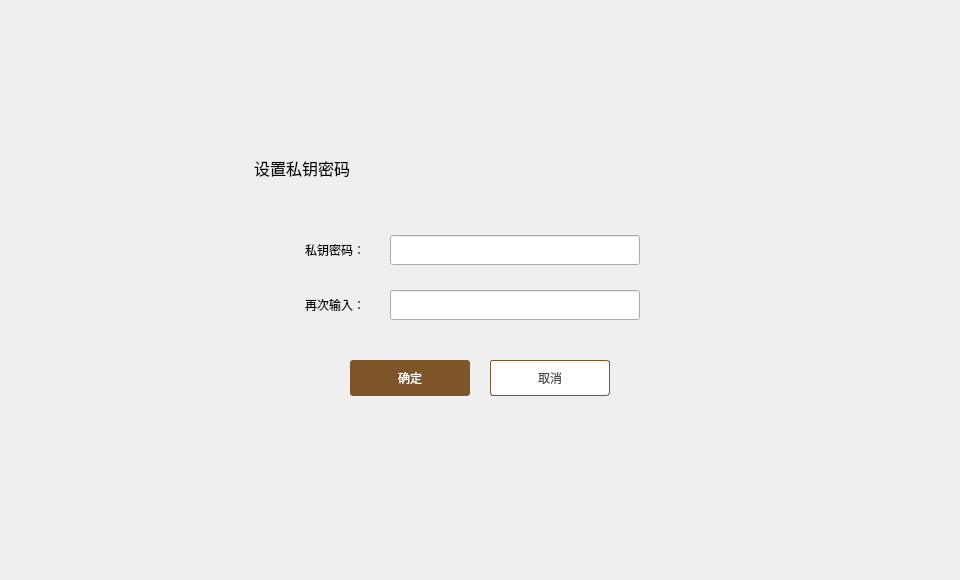
<?xml version="1.0" encoding="UTF-8"?>
<ui version="4.0">
 <class>ExportSetPwdDialog</class>
 <widget class="QDialog" name="ExportSetPwdDialog">
  <property name="geometry">
   <rect>
    <x>0</x>
    <y>0</y>
    <width>960</width>
    <height>580</height>
   </rect>
  </property>
  <property name="windowTitle">
   <string>Dialog</string>
  </property>
  <widget class="QWidget" name="widget" native="true">
   <property name="geometry">
    <rect>
     <x>0</x>
     <y>0</y>
     <width>960</width>
     <height>580</height>
    </rect>
   </property>
   <widget class="QWidget" name="containerWidget" native="true">
    <property name="geometry">
     <rect>
      <x>230</x>
      <y>140</y>
      <width>500</width>
      <height>300</height>
     </rect>
    </property>
    <property name="font">
     <font>
      <family>微软雅黑</family>
     </font>
    </property>
    <widget class="QLabel" name="contactLabel2">
     <property name="geometry">
      <rect>
       <x>24</x>
       <y>17</y>
       <width>171</width>
       <height>21</height>
      </rect>
     </property>
     <property name="font">
      <font>
       <family>微软雅黑</family>
       <pointsize>12</pointsize>
      </font>
     </property>
     <property name="styleSheet">
      <string notr="true"/>
     </property>
     <property name="text">
      <string>设置私钥密码</string>
     </property>
    </widget>
    <widget class="QToolButton" name="cancelBtn">
     <property name="geometry">
      <rect>
       <x>260</x>
       <y>220</y>
       <width>120</width>
       <height>36</height>
      </rect>
     </property>
     <property name="font">
      <font>
       <family>微软雅黑</family>
      </font>
     </property>
     <property name="cursor">
      <cursorShape>PointingHandCursor</cursorShape>
     </property>
     <property name="focusPolicy">
      <enum>Qt::NoFocus</enum>
     </property>
     <property name="styleSheet">
      <string notr="true">QToolButton{background-color:#ffffff;color:#484848;border:1px solid rgb(125,85,40);border-radius:3px;}
QToolButton:hover{color:rgb(125,85,40);}</string>
     </property>
     <property name="text">
      <string>取消</string>
     </property>
    </widget>
    <widget class="QToolButton" name="okBtn">
     <property name="geometry">
      <rect>
       <x>120</x>
       <y>220</y>
       <width>120</width>
       <height>36</height>
      </rect>
     </property>
     <property name="font">
      <font>
       <family>微软雅黑</family>
      </font>
     </property>
     <property name="cursor">
      <cursorShape>PointingHandCursor</cursorShape>
     </property>
     <property name="focusPolicy">
      <enum>Qt::NoFocus</enum>
     </property>
     <property name="styleSheet">
      <string notr="true">QToolButton{background-color:rgb(125,85,40);color:#ffffff;border:none;border-radius:3px;}
QToolButton:hover{background-color:rgb(185,150,85);}
</string>
     </property>
     <property name="text">
      <string>确定</string>
     </property>
    </widget>
    <widget class="QLabel" name="tipLabel2">
     <property name="geometry">
      <rect>
       <x>335</x>
       <y>220</y>
       <width>151</width>
       <height>16</height>
      </rect>
     </property>
     <property name="styleSheet">
      <string notr="true">color: rgb(255, 0, 0);</string>
     </property>
     <property name="text">
      <string/>
     </property>
    </widget>
    <widget class="QLabel" name="label_9">
     <property name="geometry">
      <rect>
       <x>55</x>
       <y>95</y>
       <width>80</width>
       <height>30</height>
      </rect>
     </property>
     <property name="font">
      <font>
       <family>微软雅黑</family>
       <stylestrategy>PreferDefault</stylestrategy>
      </font>
     </property>
     <property name="text">
      <string>私钥密码：</string>
     </property>
     <property name="alignment">
      <set>Qt::AlignRight|Qt::AlignTrailing|Qt::AlignVCenter</set>
     </property>
    </widget>
    <widget class="QLineEdit" name="confirmPwdLineEdit">
     <property name="geometry">
      <rect>
       <x>160</x>
       <y>150</y>
       <width>250</width>
       <height>30</height>
      </rect>
     </property>
     <property name="font">
      <font>
       <family>微软雅黑</family>
      </font>
     </property>
     <property name="contextMenuPolicy">
      <enum>Qt::DefaultContextMenu</enum>
     </property>
     <property name="echoMode">
      <enum>QLineEdit::Password</enum>
     </property>
    </widget>
    <widget class="QLabel" name="tipLabel">
     <property name="geometry">
      <rect>
       <x>335</x>
       <y>165</y>
       <width>151</width>
       <height>16</height>
      </rect>
     </property>
     <property name="styleSheet">
      <string notr="true">color: rgb(255, 0, 0);</string>
     </property>
     <property name="text">
      <string/>
     </property>
    </widget>
    <widget class="QLabel" name="label_7">
     <property name="geometry">
      <rect>
       <x>55</x>
       <y>150</y>
       <width>80</width>
       <height>30</height>
      </rect>
     </property>
     <property name="font">
      <font>
       <family>微软雅黑</family>
       <stylestrategy>PreferDefault</stylestrategy>
      </font>
     </property>
     <property name="text">
      <string>再次输入：</string>
     </property>
     <property name="alignment">
      <set>Qt::AlignRight|Qt::AlignTrailing|Qt::AlignVCenter</set>
     </property>
    </widget>
    <widget class="QLineEdit" name="pkPwdLineEdit">
     <property name="geometry">
      <rect>
       <x>160</x>
       <y>95</y>
       <width>250</width>
       <height>30</height>
      </rect>
     </property>
     <property name="font">
      <font>
       <family>微软雅黑</family>
      </font>
     </property>
     <property name="contextMenuPolicy">
      <enum>Qt::DefaultContextMenu</enum>
     </property>
     <property name="echoMode">
      <enum>QLineEdit::Password</enum>
     </property>
    </widget>
   </widget>
  </widget>
 </widget>
 <tabstops>
  <tabstop>pkPwdLineEdit</tabstop>
  <tabstop>confirmPwdLineEdit</tabstop>
 </tabstops>
 <resources/>
 <connections/>
</ui>
